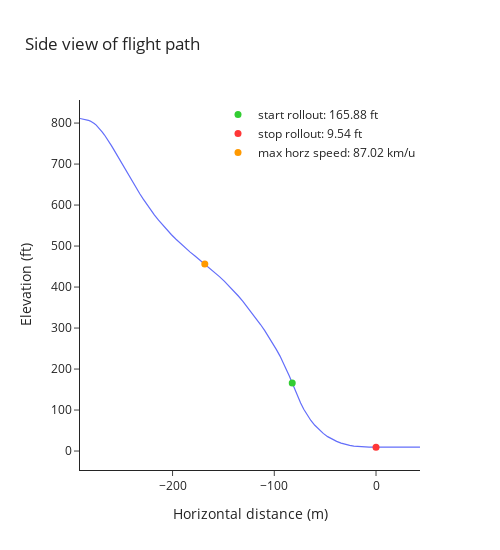

Source (notebook cell):
### Markdown cell above
### Side View Of Flight Path

A profile view of the flight path: This perspective offers a clear observation of the landing's rollout, revealing the steepness and proximity to the gate during the approach. Additionally, it provides insight into the altitude at which the maneuver was initiated.

### Code cell
landing_viz.plt_side_view()

### Figure 1 — Plotly figure (JSON) as saved in the notebook; plotly's stock layout.template omitted (floating-point values rounded to 4 significant figures)
{"data": [{"hovertemplate": "Elevation: %{y:.2f} ft <extra></extra>", "line": {"color": "#636EFA", "width": 1.2}, "name": "Elevation", "showlegend": false, "type": "scatter", "x": [-291.0, -288.8, -286.7, -284.7, -282.8, -280.9, -278.9, -277.0, -275.0, -273.0, -271.1, -269.1, -266.9, -264.6, -262.4, -260.1, -257.8, -255.3, -252.8, -250.3, -247.5, -244.7, -241.8, -238.7, -235.5, -232.2, -228.8, -225.2, -221.5, -217.7, -213.8, -209.7, -205.4, -201.1, -196.6, -192.0, -187.4, -182.7, -177.9, -173.1, -168.3, -163.5, -158.7, -153.9, -149.2, -144.5, -139.9, -135.3, -130.9, -126.5, -122.1, -117.8, -113.5, -109.4, -105.4, -101.6, -97.89, -94.36, -91.09, -88.03, -85.11, -82.36, -79.67, -76.96, -74.1, -71.0, -67.66, -64.05, -60.15, -56.08, -51.88, -47.54, -43.13, -38.7, -34.33, -30.06, -25.88, -21.8, -17.83, -14.01, -10.32, -6.778, -3.33, 0, 3.196, 6.252, 9.16, 11.97, 14.66, 17.19, 19.58, 21.87, 24.02, 26.08, 27.98, 29.77, 31.38, 32.8, 34.1, 35.27, 36.36, 37.35, 38.17, 38.97, 39.62, 40.06, 40.48, 40.89, 41.34, 41.71, 42.03, 42.31, 42.64, 42.92, 43.07, 43.19, 43.23], "y": [811.2, 810.4, 809.5, 808.4, 806.8, 804.8, 802.3, 799.0, 795.1, 790.1, 784.3, 777.9, 770.8, 763.0, 754.4, 745.1, 735.3, 724.8, 713.8, 702.4, 690.7, 678.5, 666.1, 653.4, 640.5, 627.5, 614.4, 601.4, 588.4, 575.7, 563.2, 551.0, 539.1, 527.7, 516.5, 505.7, 495.3, 485.3, 475.6, 465.9, 456.2, 446.3, 436.1, 425.5, 414.3, 402.8, 390.8, 378.1, 365.0, 351.4, 337.4, 323.2, 308.6, 293.6, 278.3, 263.0, 247.4, 231.5, 215.4, 199.0, 182.5, 165.9, 149.4, 133.1, 117.2, 101.9, 87.73, 74.61, 62.8, 52.19, 43.02, 35.18, 28.72, 23.52, 19.37, 16.14, 13.65, 11.96, 10.87, 10.24, 9.925, 9.701, 9.777, 9.544, 9.301, 9.318, 9.36, 9.252, 9.222, 9.419, 9.619, 9.646, 9.695, 9.839, 10.0, 10.29, 10.64, 10.95, 11.31, 11.41, 11.23, 10.64, 9.902, 9.403, 9.636, 9.472, 9.56, 9.642, 9.498, 9.633, 9.652, 9.741, 9.281, 9.068, 9.117, 9.38, 9.521]}, {"marker": {"color": "#32CD32", "size": 7}, "mode": "markers", "name": "start rollout: 165.88 ft", "type": "scatter", "x": [-82.36], "y": [165.9]}, {"marker": {"color": "#FF3737", "size": 7}, "mode": "markers", "name": "stop rollout: 9.54 ft", "type": "scatter", "x": [0], "y": [9.544]}, {"marker": {"color": "#FF9900", "size": 7}, "mode": "markers", "name": "max horz speed: 87.02 km/u", "type": "scatter", "x": [-168.3], "y": [456.2]}], "layout": {"height": 550, "hovermode": "x unified", "legend": {"x": 1, "xanchor": "right", "y": 1, "yanchor": "top"}, "title": {"text": "Side view of flight path"}, "width": 500, "xaxis": {"autorange": true, "range": [-291.0, 43.23], "title": {"text": "Horizontal distance (m)"}, "type": "linear"}, "yaxis": {"autorange": true, "range": [-46.25, 856.3], "title": {"text": "Elevation (ft)"}, "type": "linear"}}}
